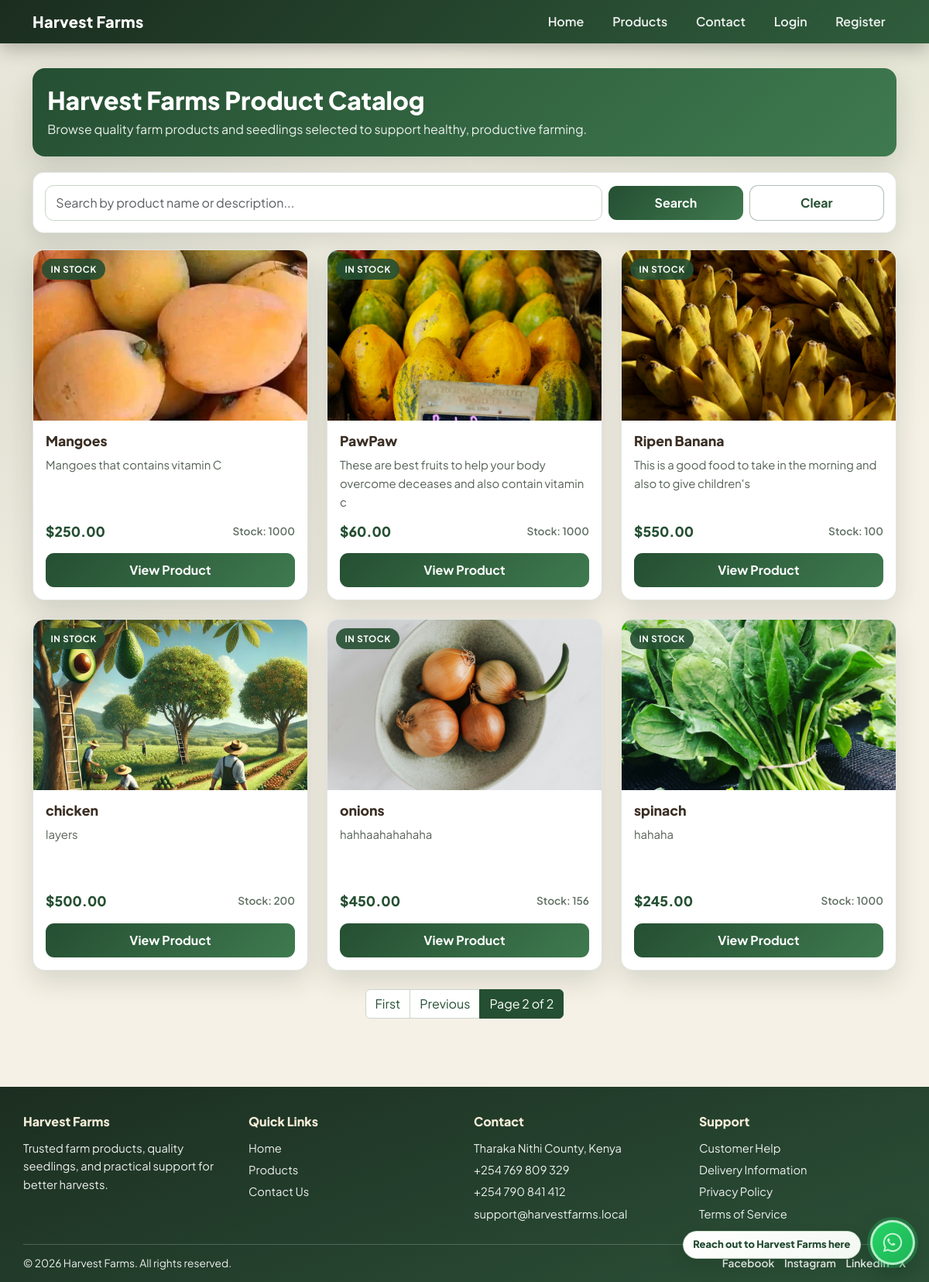
Screenshot of /shop/?page=2 with the database file from the repository.
### shop/models.py (models this page shows, shortened)
class Product(models.Model):
    name = models.CharField(max_length=200)
    slug = models.SlugField(unique=True ,blank=True)
    description = models.TextField()
    price = models.DecimalField(max_digits=10, decimal_places=2)
    stock = models.PositiveIntegerField(default=0)
    image = models.ImageField(upload_to="products_image/", blank=True, null=True)
    class Meta:
        ordering = ['name']

### shop/views.py (the view)
# urls.py: path('', views.product_list, name='product_list'),  # List products
def product_list(request, category_slug=None):
    category = None
    categories = Category.objects.all()
    products = Product.objects.all()
    search_query = request.GET.get('q', '').strip()
    if category_slug:
        category = get_object_or_404(Category, slug=category_slug)
        products = products.filter(category=category)
    if search_query:
        terms = [term for term in search_query.split() if term]
        search_filter = Q(name__icontains=search_query) | Q(description__icontains=search_query)
        for term in terms:
            search_filter |= Q(name__icontains=term) | Q(description__icontains=term)
        products = products.filter(search_filter).distinct()
    paginator = Paginator(products, 6)
    page_number = request.GET.get('page')
    page_obj = paginator.get_page(page_number)
    return render(request, 'shop/product_list.html', {
        'category': category,
        'categories': categories,
        'products': page_obj.object_list,
        'page_obj': page_obj,
        'search_query': search_query,
    })

### cart/context_processors.py (called while the page is built)
def cart_item_count(request):
    cart = request.session.get('cart', {})
    count = sum(cart.values()) if isinstance(cart, dict) else 0
    return {'cart_item_count': count}

### shop/templates/shop/product_list.html (shortened to what this page needs)
{% load static %}
<!DOCTYPE html>
<html lang="en">
<head>
    <link href="https://cdn.jsdelivr.net/npm/bootstrap@5.3.0/dist/css/bootstrap.min.css" rel="stylesheet">
</head>
<body>
    {% include 'partials/navbar.html' %}
    <main class="products-wrap">
        <div class="container">
            <section class="hero-strip">
                <h1>Harvest Farms Product Catalog</h1>
                <p>Browse quality farm products and seedlings selected to support healthy, productive farming.</p>
            </section>
            <section class="search-card">
                <form method="get" action="{% url 'shop:product_list' %}">
                    <div class="row g-2 align-items-center">
                        <div class="col-md-8">
                            <input
                                type="text"
                                name="q"
                                class="form-control search-input"
                                placeholder="Search by product name or description..."
                                value="{{ search_query }}">
                        </div>
                        <div class="col-md-2 d-grid">
                            <button type="submit" class="btn btn-search">Search</button>
                        </div>
                        <div class="col-md-2 d-grid">
                            <a href="{% url 'shop:product_list' %}" class="btn-clear">Clear</a>
                        </div>
                    </div>
                </form>
            </section>
            {% if products %}
                <div class="row g-4">
                    {% for product in products %}
                        <div class="col-sm-6 col-lg-4">
                            <article class="product-card">
                                <div class="image-wrap">
                                    {% if product.stock > 0 %}
                                        <span class="stock-chip">In Stock</span>
                                    {% else %}
                                        <span class="stock-chip out">Sold Out</span>
                                    {% endif %}
                                    {% if product.image %}
                                        <img src="{{ product.image.url }}" alt="{{ product.name }}" class="product-image" onerror="this.onerror=null;this.src='{% static 'core/images/homepicture.jpg' %}';">
                                    {% else %}
                                        <img src="{% static 'core/images/homepicture.jpg' %}" alt="No image available" class="product-image">
                                    {% endif %}
                                </div>
                                <div class="card-body">
                                    <h2 class="product-name">{{ product.name }}</h2>
                                    <p class="product-desc">{{ product.description }}</p>
                                    <div class="meta-row">
                                        <span class="price">${{ product.price }}</span>
                                        <span class="stock">Stock: {{ product.stock }}</span>
                                    </div>
                                    {% if product.slug %}
                                        <a href="{% url 'shop:product_detail' slug=product.slug %}" class="btn-detail">View Product</a>
                                    {% else %}
                                        <span class="text-muted small">Details not available.</span>
                                    {% endif %}
                                </div>
                            </article>
                        </div>
                    {% endfor %}
                </div>
            {% else %}
                <section class="empty-state">
                    <h2 class="h5 mb-2">No Products Available Yet</h2>
                    <p class="mb-0">Products will appear here once added to the catalog.</p>
                </section>
            {% endif %}
            {% if page_obj.paginator.num_pages > 1 %}
                <nav class="pagination-wrap" aria-label="Products pagination">
                    <ul class="pagination mb-0">
                        {% if page_obj.has_previous %}
                            <li class="page-item">
                                <a class="page-link" href="?page=1{% if search_query %}&q={{ search_query|urlencode }}{% endif %}">First</a>
                            </li>
                            <li class="page-item">
                                <a class="page-link" href="?page={{ page_obj.previous_page_number }}{% if search_query %}&q={{ search_query|urlencode }}{% endif %}">Previous</a>
                            </li>
                        {% endif %}
                        <li class="page-item active">
                            <span class="page-link">Page {{ page_obj.number }} of {{ page_obj.paginator.num_pages }}</span>
                        </li>
                    </ul>
                </nav>
            {% endif %}
        </div>
    </main>
    {% include 'partials/footer.html' %}
</body>
</html>

### shop/templates/shop/product_list.html (style rules this page uses)
:root { --soil: #3a2e24; --leaf-dark: #254f32; --leaf: #3f7a4f; --leaf-soft: #7ea26f; --cream: #f6f1e6; --text: #2f352f; --card-shadow: 0 14px 34px rgba(24, 39, 28, 0.14); }
body { margin: 0; font-family: "Plus Jakarta Sans", sans-serif; color: var(--text); background: radial-gradient(circle at 92% -10%, rgba(126, 162, 111, 0.2), transparent 35%), radial-gradient(circle at 0% 22%, rgba(37, 79, 50, 0.12), transparent 36%), var(--cream); }
.products-wrap { padding: 2rem 0 3rem; }
.hero-strip { border-radius: 1rem; padding: 1.4rem 1.2rem; background: linear-gradient(140deg, var(--leaf-dark), var(--leaf)); color: #fff; box-shadow: var(--card-shadow); margin-bottom: 1.3rem; }
.hero-strip h1 { margin: 0 0 0.4rem; font-size: clamp(1.45rem, 3vw, 2rem); font-weight: 800; }
.hero-strip p { margin: 0; color: rgba(255, 255, 255, 0.9); }
.search-card { border-radius: 0.9rem; border: 1px solid rgba(37, 79, 50, 0.15); background: #fff; box-shadow: 0 10px 24px rgba(22, 37, 27, 0.1); padding: 0.95rem; margin-bottom: 1.3rem; }
.search-input { border-radius: 0.7rem; border: 1px solid #c9d5c7; padding: 0.64rem 0.82rem; }
.btn-search { border: 0; border-radius: 0.68rem; padding: 0.64rem 0.9rem; color: #fff; font-weight: 700; background: linear-gradient(135deg, var(--leaf-dark), var(--leaf)); }
.btn-clear { border: 1px solid rgba(37, 79, 50, 0.35); border-radius: 0.68rem; padding: 0.64rem 0.9rem; color: var(--leaf-dark); font-weight: 700; background: #fff; text-decoration: none; text-align: center; }
.pagination-wrap { margin-top: 1.5rem; display: flex; justify-content: center; }
.pagination .page-link { color: var(--leaf-dark); border-color: #c9d5c7; }
.pagination .page-item.active .page-link { background-color: var(--leaf-dark); border-color: var(--leaf-dark); color: #fff; }
.product-card { border: 1px solid rgba(37, 79, 50, 0.14); border-radius: 0.95rem; overflow: hidden; background: #fff; box-shadow: var(--card-shadow); height: 100%; display: flex; flex-direction: column; transition: transform 0.2s ease, box-shadow 0.2s ease; }
.image-wrap { position: relative; background: linear-gradient(145deg, #deead7, #f2ead9); }
.product-image { width: 100%; height: 220px; object-fit: cover; display: block; }
.stock-chip { position: absolute; top: 0.7rem; left: 0.7rem; border-radius: 999px; padding: 0.3rem 0.7rem; font-size: 0.72rem; font-weight: 700; text-transform: uppercase; letter-spacing: 0.06em; color: #fff; background: rgba(37, 79, 50, 0.9); }
.card-body { display: flex; flex-direction: column; gap: 0.55rem; padding: 1rem; }
.product-name { margin: 0; font-size: 1.1rem; color: var(--soil); font-weight: 800; }
.product-desc { margin: 0; font-size: 0.93rem; color: #556256; line-height: 1.6; display: -webkit-box; -webkit-line-clamp: 3; -webkit-box-orient: vertical; overflow: hidden; min-height: 4.5rem; }
.meta-row { display: flex; justify-content: space-between; align-items: center; margin-top: 0.2rem; }
.price { font-size: 1.1rem; font-weight: 800; color: var(--leaf-dark); }
.stock { font-size: 0.85rem; color: #607063; font-weight: 600; }
.btn-detail { margin-top: 0.4rem; border: 0; border-radius: 0.68rem; padding: 0.62rem 0.85rem; color: #fff; font-weight: 700; text-align: center; text-decoration: none; background: linear-gradient(135deg, var(--leaf-dark), var(--leaf)); }

### rows the page displays
Product: shows "IN STOCK", image (picture), name "Mangoes", description "Mangoes that contains vitamin C", price "250.00", stock "1000", slug "View Product"
Product: shows "IN STOCK", image (picture), name "PawPaw", description "These are best fruits to help your body overcome deceases and also contain vitamin c", price "60.00", stock "1000", slug "View Product"
Product: shows "IN STOCK", image (picture), name "Ripen Banana", description "This is a good food to take in the morning and also to give children's", price "550.00", stock "100", slug "View Product"
Product: shows "IN STOCK", shows a picture, name "chicken", description "layers", price "500.00", stock "200", slug "View Product"
Product: shows "IN STOCK", image (picture), name "onions", description "hahhaahahahaha", price "450.00", stock "156", slug "View Product"
Product: shows "IN STOCK", image (picture), name "spinach", description "hahaha", price "245.00", stock "1000", slug "View Product"

### other values shown
{{ page_obj.number }} "2"
{{ page_obj.paginator.num_pages }} "2"
